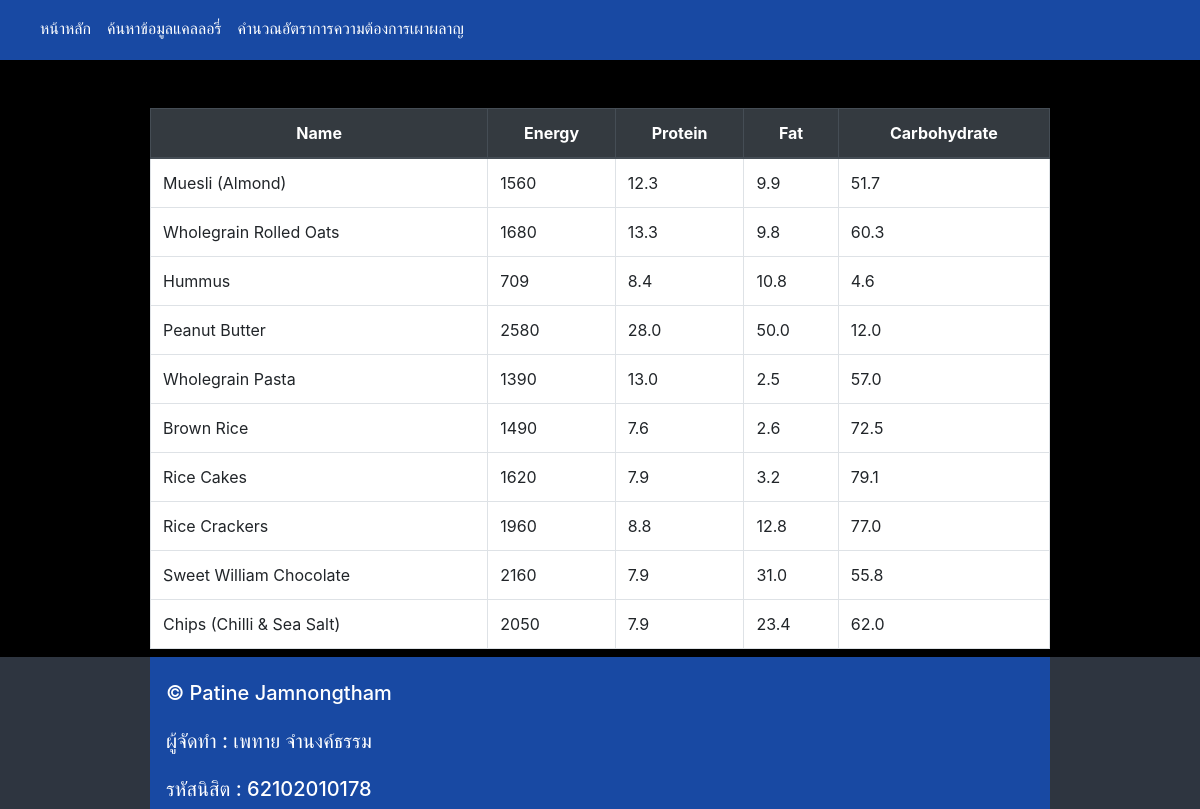
The page / on the database its author committed.
### models.py (models this page shows)
class Food(db.Model):
    __tablename__ = "foods"
    name = db.Column(db.String(), primary_key=True)
    energy = db.Column(db.Integer())
    protein = db.Column(db.Float())
    fat = db.Column(db.Float())
    carbohydrate = db.Column(db.Float())

### app.py (the view)
@app.route('/')
def index():
    food = Food.query.all()
    protein = []
    all_food = []
    for i in food:
        protein.append(i.protein)
        all_food.append(i.name)
    trace = [go.Bar( # ชนิดของ Graph ที่จะ plot
        x=all_food,
        y=protein,
    )]
    graphJSON = json.dumps(trace, cls=plotly.utils.PlotlyJSONEncoder)
    return render_template('index.html', foods=food, graphJSON=graphJSON)

### templates/index.html (shortened to what this page needs)
{% extends 'base_layout.html' %}
{% block body %}
    <table class="table w-75 ml-auto mr-auto mt-5 table-bordered">
    <thead class="thead-dark text-center">
      <tr>
        <th>Name</th>
        <th>Energy</th>
        <th>Protein</th>
        <th>Fat</th>
        <th>Carbohydrate</th>
      </tr>
    </thead>
    <tbody style="background-color: white">
      {% for food in foods %}
        <tr>
            <td>{{food.name}}</td>
            <td>{{food.energy}}</td>
            <td>{{food.protein}}</td>
            <td>{{food.fat}}</td>
            <td>{{food.carbohydrate}}</td>
        </tr>
        {% endfor %}
    </tbody>
  </table>
{% endblock body %}

### templates/base_layout.html (shortened to what this page needs)
<!DOCTYPE html>
<html>
<head>
    <link rel="stylesheet" href="https://maxcdn.bootstrapcdn.com/bootstrap/4.5.2/css/bootstrap.min.css">
    <link rel="stylesheet" href="https://cdnjs.cloudflare.com/ajax/libs/font-awesome/4.7.0/css/font-awesome.min.css">
</head>
<body>
    {% include './includes/navbar.html' %}
    {% block body %} {% endblock %}
    {% include './includes/footer.html' %}
</body>
</html>

### templates/includes/navbar.html (shortened to what this page needs)
<nav class="navbar navbar-expand-sm" style="background-color: #1849a3; height: 60px">
  <ul class="navbar-nav h-100" style="margin:0; padding: 0;">
    <li class="nav-item">
      <a class="nav-link nav-text" href="/">หน้าหลัก</a>
    </li>
    <li class="nav-item">
      <a class="nav-link nav-text" href="/search">ค้นหาข้อมูลแคลลอรี่</a>
    </li>
    <li class="nav-item">
      <a class="nav-link nav-text" href="/cal">คำนวณอัตราการความต้องการเผาผลาญ</a>
    </li>
  </ul>
</nav>

### templates/includes/footer.html
<div class="footer text-white text-center d-flex justify-content-center">
  <div  style="background-color: #1849a3; width:75%">
        <h5 class="text-left mt-4 ml-3">&copy; Patine Jamnongtham</h5>
        <h5 class="text-left mt-4 ml-3">ผู้จัดทำ : เพทาย จำนงค์ธรรม</h5>
        <h5 class="text-left mt-4 ml-3">รหัสนิสิต : 62102010178</h5>
  </div>
</div>

### templates/base_layout.html (style rules this page uses)
body { background-color: black; }
.footer { position: absolute; bottom: 0; left: 0; right: 0; background-color: #2e3540; }
html { position:relative; min-height: 100%; }
html,body { margin:0; padding:0; }
.nav-text:link { color: white; text-decoration: none; }

### rows shown on the page
Food: name "Muesli (Almond)", energy "1560", protein "12.3", fat "9.9", carbohydrate "51.7"
Food: name "Wholegrain Rolled Oats", energy "1680", protein "13.3", fat "9.8", carbohydrate "60.3"
Food: name "Hummus", energy "709", protein "8.4", fat "10.8", carbohydrate "4.6"
Food: name "Peanut Butter", energy "2580", protein "28.0", fat "50.0", carbohydrate "12.0"
Food: name "Wholegrain Pasta", energy "1390", protein "13.0", fat "2.5", carbohydrate "57.0"
Food: name "Brown Rice", energy "1490", protein "7.6", fat "2.6", carbohydrate "72.5"
Food: name "Rice Cakes", energy "1620", protein "7.9", fat "3.2", carbohydrate "79.1"
Food: name "Rice Crackers", energy "1960", protein "8.8", fat "12.8", carbohydrate "77.0"
Food: name "Sweet William Chocolate", energy "2160", protein "7.9", fat "31.0", carbohydrate "55.8"
Food: name "Chips (Chilli & Sea Salt)", energy "2050", protein "7.9", fat "23.4", carbohydrate "62.0"
